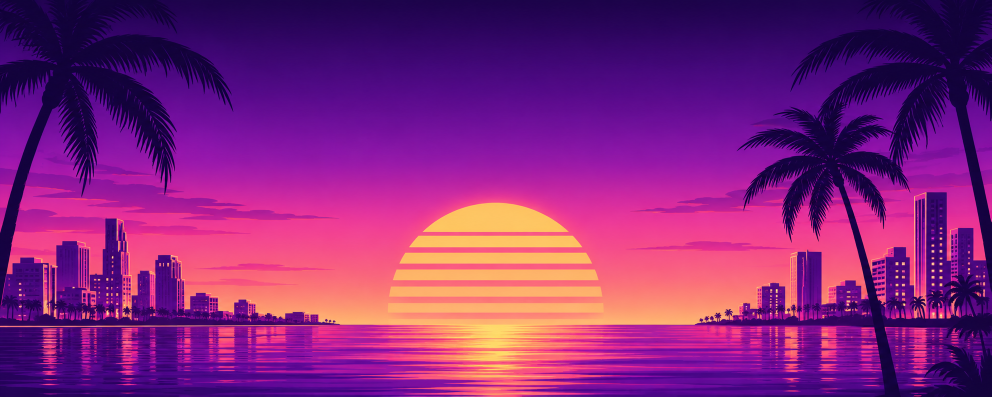
#> input picture plantilla/assets/fondos/atardecer-leonida.png, 1983 x 793 px (shown at 1/2 size)
$ python -i caricatura2.py   (imports and definitions only)
#> lines starting #> are read from the running program, lines starting #| are printed output that depends on the picture
#> further down, picture is the input picture: PIL image 1983x793 RGB; mean R, G, B 130.8, 35.9, 123.9
"""Caricatura 2 (24-nov-2026): personajes con más caras/poses y objetos para Neza y 5 ajustes.
Todo dibujado con código (sin imágenes externas). Usa el Lienzo de caricatura.py."""
import math, os
from PIL import Image, ImageDraw, ImageFont, ImageFilter, ImageChops
import caricatura as K
from caricatura import OUT, CREAM, ORANGE, PINK, PINK_L, PINK_D, GREEN, GREEN_D, BELLY, SS

BASE = os.path.dirname(os.path.abspath(__file__))
PURPLE = (122, 63, 191); PURPLE_D = (42, 20, 72); PURPLE_M = (74, 38, 120)
GOLD = (255, 224, 138); RED = (255, 84, 84); CYAN = (110, 230, 255); WHITE = (255, 255, 255)
_f = {}


# [10 lines left out: function fuente, not called in this run]


class L2(K.Lienzo):
    def hueco(self, x0, y0, x1, y1, r):
        """Borra (transparente) un rectángulo redondeado: ventanas por las que se ve lo de atrás."""
        self.d.rounded_rectangle([x0 * SS, y0 * SS, x1 * SS, y1 * SS], radius=r * SS, fill=(0, 0, 0, 0))

    # [13 lines left out: function afilada, not called in this run]

    def texto(self, x, y, txt, size, fill, kind='title', anchor='mm'):
        self.d.text((x * SS, y * SS), txt, font=fuente(kind, size * SS), fill=fill, anchor=anchor)

    # [25 lines left out: functions corazon, estrella, segmento, not called in this run]


def glow(im, radio=14, fuerza=1.6):
    """Resplandor suave detrás de un sprite (neón)."""
#> called with radio = 14, fuerza = 1.6
    pad = radio * 3
    base = Image.new('RGBA', (im.width + 2 * pad, im.height + 2 * pad), (0, 0, 0, 0)); base.paste(im, (pad, pad))
#> after `base = Image.new('RGBA', (im.width + 2 * pad, im.height + 2 * pad), (0`: base: PIL image 2067x877 RGBA; every value is 0
#> after `base.paste(im, (pad, pad))`:
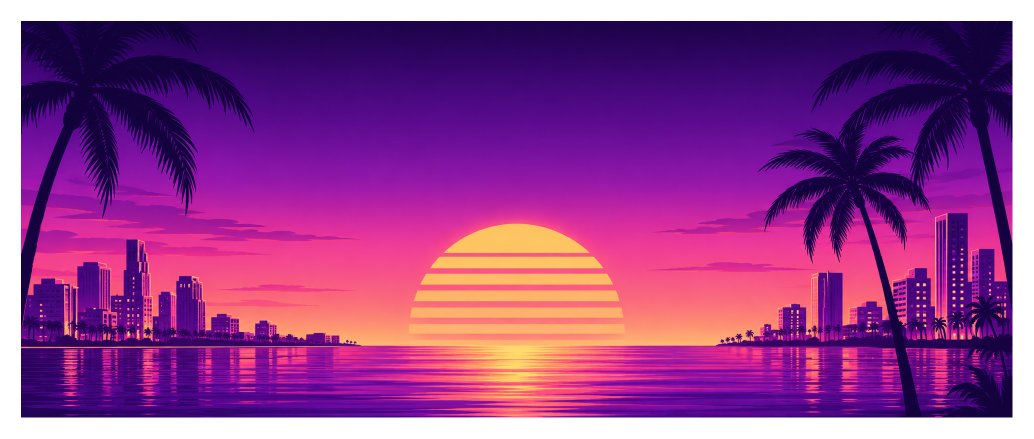
#> base: PIL image 2067x877 RGBA (shown at 1/2 size); mean R, G, B, A 113.5, 31.1, 107.4, 221.2; transparent parts drawn white
    g = base.filter(ImageFilter.GaussianBlur(radio))
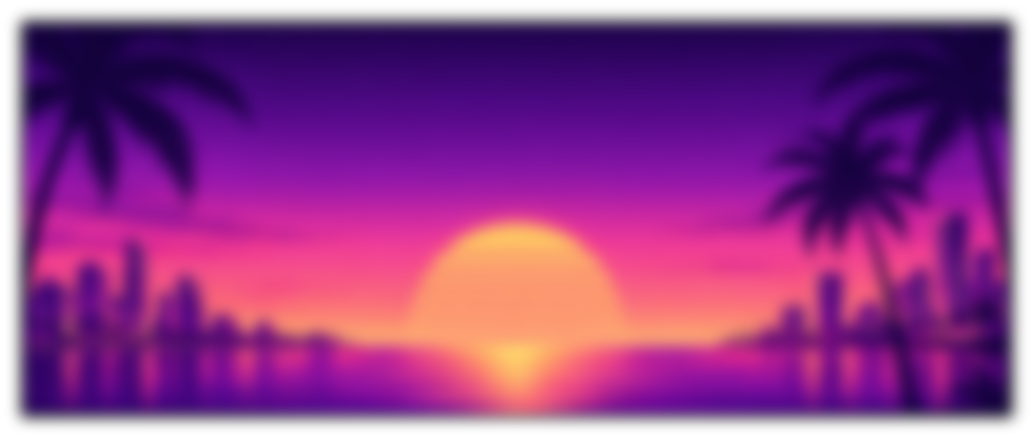
#> g: PIL image 2067x877 RGBA (shown at 1/2 size); mean R, G, B, A 113.5, 31.1, 107.4, 221.2; transparent parts drawn white
    g.putalpha(g.getchannel('A').point(lambda v: min(255, int(v * fuerza))))
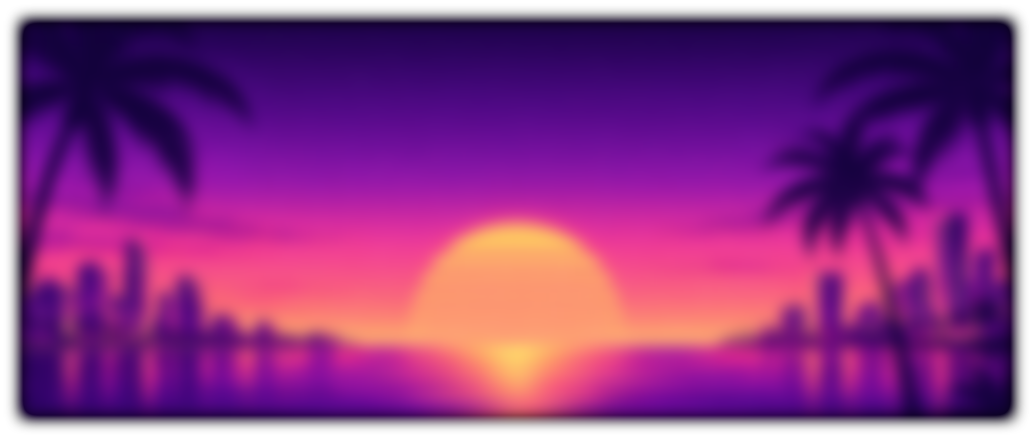
#> g: PIL image 2067x877 RGBA (shown at 1/2 size); mean R, G, B, A 113.5, 31.1, 107.4, 227.8; transparent parts drawn white
    out = Image.alpha_composite(g, base)
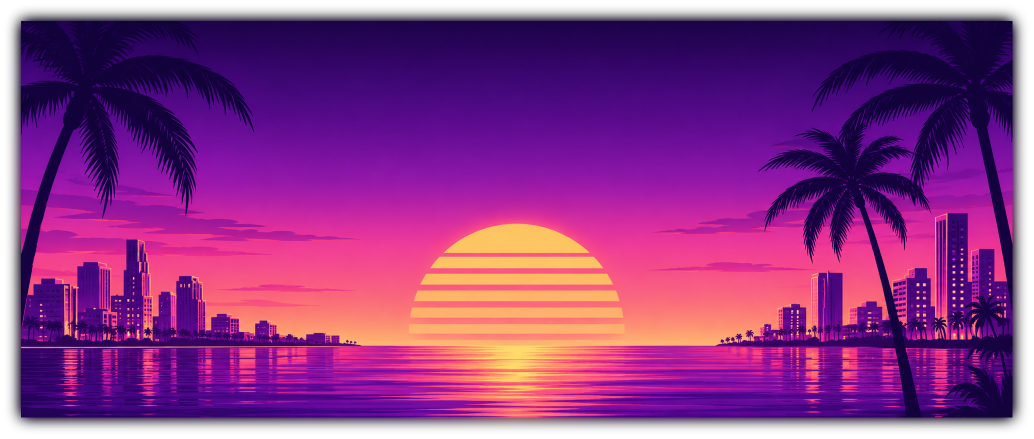
#> out: PIL image 2067x877 RGBA (shown at 1/2 size); mean R, G, B, A 114.6, 31.2, 109.2, 228.2; transparent parts drawn white
    return out


# =============================================================== FLAMI 2
ALAS = {'reposo': (118, 408), 'arriba': (118, 196), 'senala': (428, 346), 'sostiene': (352, 410),
        'cadera': (150, 420), 'abre': (70, 250), 'saluda': (178, 150)}


# [89 lines left out: function flami2, not called in this run]


# =============================================================== GUS 2
POSES = {'bajos': ((322, 476), (126, 476)), 'orejas': ((276, 286), (172, 286)), 'encoge': ((384, 392), (80, 392)),
         'senala': ((430, 352), (126, 476)), 'celebra': ((338, 196), (112, 196)), 'agarra': ((392, 424), (300, 440)),
         'cadera': ((332, 436), (108, 436)), 'saluda': ((356, 226), (126, 476)), 'empuja': ((410, 410), (330, 430)),
         'pecho': ((290, 380), (170, 380))}


def _lerp(a, b, t): return (a[0] + (b[0] - a[0]) * t, a[1] + (b[1] - a[1]) * t)


# [136 lines left out: functions sombrero_vaquero, sombrero_charro, poncho, gus2, not called in this run]


# =============================================================== NEZA: ESCENARIO
def _rnd(seed):
    import random
    return random.Random(seed)


# [195 lines left out: functions casas_neza, bordo_strip, antena_torre, toldo, pin, torre_neon and 6 more, not called in this run]


# =============================================================== NEZA: TLACUACHE CORREDOR
GRIS = (196, 192, 210); GRIS_C = (238, 234, 246); ROSA_T = (255, 160, 182)


# [281 lines left out: functions tlacuache, etiqueta_precio, destellos, nube_polvo, compa, fachada and 16 more, not called in this run]


def badge_rojo(txt='1', r=34):
    c = L2(2 * r + 8, 2 * r + 8); c.elipse(r + 4, r + 4, r, r, RED, ow=5); c.texto(r + 4, r + 5, txt, int(r * 1.3), WHITE, kind='title')
    return c.fin()


# [62 lines left out: functions toast, barra_subs, candado_ui, cables, icono_ajuste, not called in this run]


def numero(n, r=34, col=ORANGE):
    c = L2(2 * r + 8, 2 * r + 8); c.elipse(r + 4, r + 4, r, r, col, ow=5); c.texto(r + 4, r + 5, str(n), int(r * 1.35), OUT, kind='title')
    return c.fin()


# [8 lines left out: function gamepad, not called in this run]

>>> from PIL import Image
>>> picture = Image.open('assets/fondos/atardecer-leonida.png')
>>> result = glow(picture)
